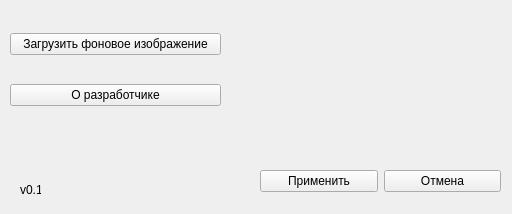
<?xml version="1.0" encoding="UTF-8"?>
<ui version="4.0">
 <class>Form</class>
 <widget class="QWidget" name="Form">
  <property name="enabled">
   <bool>true</bool>
  </property>
  <property name="geometry">
   <rect>
    <x>0</x>
    <y>0</y>
    <width>512</width>
    <height>214</height>
   </rect>
  </property>
  <property name="minimumSize">
   <size>
    <width>0</width>
    <height>0</height>
   </size>
  </property>
  <property name="maximumSize">
   <size>
    <width>578</width>
    <height>402</height>
   </size>
  </property>
  <property name="mouseTracking">
   <bool>false</bool>
  </property>
  <property name="windowTitle">
   <string>Form</string>
  </property>
  <widget class="QWidget" name="widget" native="true">
   <property name="geometry">
    <rect>
     <x>10</x>
     <y>10</y>
     <width>211</width>
     <height>121</height>
    </rect>
   </property>
   <layout class="QVBoxLayout" name="verticalLayout">
    <item>
     <widget class="QPushButton" name="custom_theme">
      <property name="text">
       <string>Загрузить фоновое изображение</string>
      </property>
     </widget>
    </item>
    <item>
     <widget class="QPushButton" name="about_author">
      <property name="text">
       <string>О разработчике</string>
      </property>
     </widget>
    </item>
   </layout>
  </widget>
  <widget class="QLabel" name="label">
   <property name="geometry">
    <rect>
     <x>20</x>
     <y>180</y>
     <width>21</width>
     <height>20</height>
    </rect>
   </property>
   <property name="text">
    <string>v0.1</string>
   </property>
  </widget>
  <widget class="QWidget" name="widget_2" native="true">
   <property name="geometry">
    <rect>
     <x>260</x>
     <y>160</y>
     <width>241</width>
     <height>42</height>
    </rect>
   </property>
   <layout class="QHBoxLayout" name="horizontalLayout">
    <item>
     <widget class="QPushButton" name="ok">
      <property name="text">
       <string>Применить</string>
      </property>
     </widget>
    </item>
    <item>
     <widget class="QPushButton" name="cancel">
      <property name="text">
       <string>Отмена</string>
      </property>
     </widget>
    </item>
   </layout>
  </widget>
 </widget>
 <resources/>
 <connections/>
</ui>
